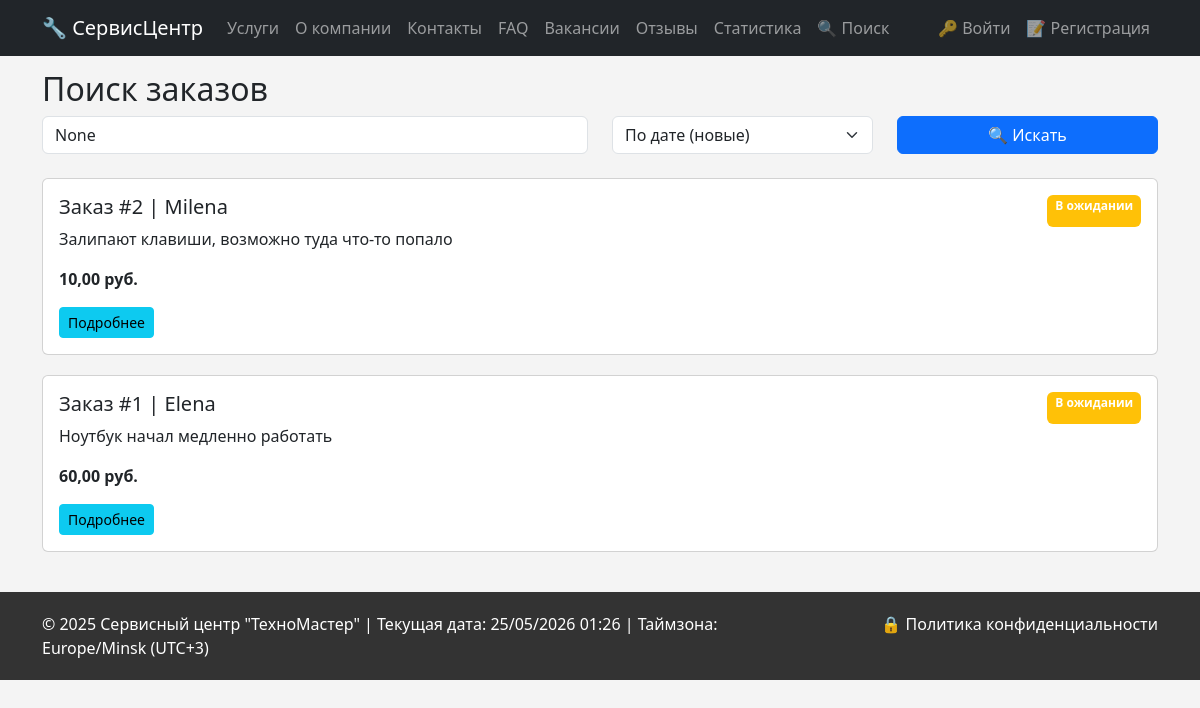
The app's page /search/ with its own data.
### core/models.py (models this page shows, shortened)
class Order(models.Model):
    STATUS_CHOICES = [
        ('pending', 'В ожидании'),
        ('in_progress', 'В работе'),
        ('completed', 'Выполнен'),
        ('cancelled', 'Отменен'),
    ]
    client = models.ForeignKey(Client, on_delete=models.CASCADE, related_name='orders')
    master = models.ForeignKey(EmployeeProfile, on_delete=models.SET_NULL, null=True, related_name='orders')
    device = models.ForeignKey(DeviceType, on_delete=models.SET_NULL, null=True)
    services = models.ManyToManyField(Service, through='OrderService', related_name='orders')
    spare_parts = models.ManyToManyField(SparePart, through='OrderSparePart', blank=True)
    order_date = models.DateTimeField(auto_now_add=True)
    completion_date = models.DateField(null=True, blank=True)
    status = models.CharField(max_length=20, choices=STATUS_CHOICES, default='pending')
    client_problem = models.TextField(verbose_name="Описание проблемы")
    def total_cost(self):
        services_cost = sum(item.service.price * item.quantity for item in self.orderservice_set.all())
        parts_cost = sum(item.spare_part.price * item.quantity for item in self.ordersparepart_set.all())
        return services_cost + parts_cost

class Client(models.Model):
    user = models.OneToOneField(User, on_delete=models.CASCADE, related_name='client_profile', null=True, blank=True)
    full_name = models.CharField(max_length=150)
    phone = models.CharField(max_length=20, validators=[phone_regex])
    address = models.TextField()
    passport_data = models.CharField(max_length=100, blank=True, verbose_name="Паспортные данные")
    birth_date = models.DateField(verbose_name="Дата рождения")  # Обязательное поле!

class OrderService(models.Model):
    order = models.ForeignKey(Order, on_delete=models.CASCADE)
    service = models.ForeignKey(Service, on_delete=models.CASCADE)
    quantity = models.PositiveIntegerField(default=1)

class Service(models.Model):
    name = models.CharField(max_length=200)
    service_type = models.ForeignKey(ServiceType, on_delete=models.CASCADE, related_name='services')
    price = models.DecimalField(max_digits=10, decimal_places=2, validators=[MinValueValidator(0)])
    unit = models.CharField(max_length=20, default="шт.", help_text="шт., час, услуга")
    image = models.ImageField(upload_to='services/', blank=True, null=True)

### core/views.py (the view)
# urls.py: path('search/', views.search_orders, name='search_orders'),
def search_orders(request):
    query = request.GET.get('q')
    sort_by = request.GET.get('sort', '-order_date')
    orders = Order.objects.select_related('client', 'master').all()
    if query:
        orders = orders.filter(client__full_name__icontains=query)
    orders = orders.order_by(sort_by)
    return render(request, 'core/search.html', {'orders': orders, 'query': query})

### templates/core/search.html (shortened to what this page needs)
{% extends 'core/base.html' %}
{% block content %}
<h2>Поиск заказов</h2>
<form method="get" class="mb-4">
    <div class="row">
        <div class="col-md-6">
            <input type="text" name="q" value="{{ query }}" placeholder="Поиск по имени клиента..." class="form-control">
        </div>
        <div class="col-md-3">
            <select name="sort" class="form-select">
                <option value="-order_date">По дате (новые)</option>
            </select>
        </div>
        <div class="col-md-3">
            <button type="submit" class="btn btn-primary w-100">🔍 Искать</button>
        </div>
    </div>
</form>
{% for order in orders %}
    <div class="card mt-2">
        <div class="card-body">
            <div class="d-flex justify-content-between">
                <h5>Заказ #{{ order.id }} | {{ order.client.full_name }}</h5>
                <span class="badge {% if order.status == 'completed' %}bg-success{% else %}bg-warning{% endif %}">
                    {{ order.get_status_display }}
                </span>
            </div>
            <p>{{ order.client_problem|truncatechars:100 }}</p>
            <p><strong>{{ order.total_cost|floatformat:2 }} руб.</strong></p>
            <a href="{% url 'order_detail' order.id %}" class="btn btn-sm btn-info">Подробнее</a>
        </div>
    </div>
{% empty %}
    <div class="alert alert-info">Заказов не найдено</div>
{% endfor %}
{% endblock %}

### templates/core/base.html (style rules this page uses)
body { background: #f4f4f4; padding-top: 70px; }
.card { margin-bottom: 20px; }

### records on screen
Order: id "2", client.full_name "Milena", status "В ожидании", client_problem "Залипают клавиши, возможно туда что-то попало", total_cost "10,00"
Order: id "1", client.full_name "Elena", status "В ожидании", client_problem "Ноутбук начал медленно работать", total_cost "60,00"
